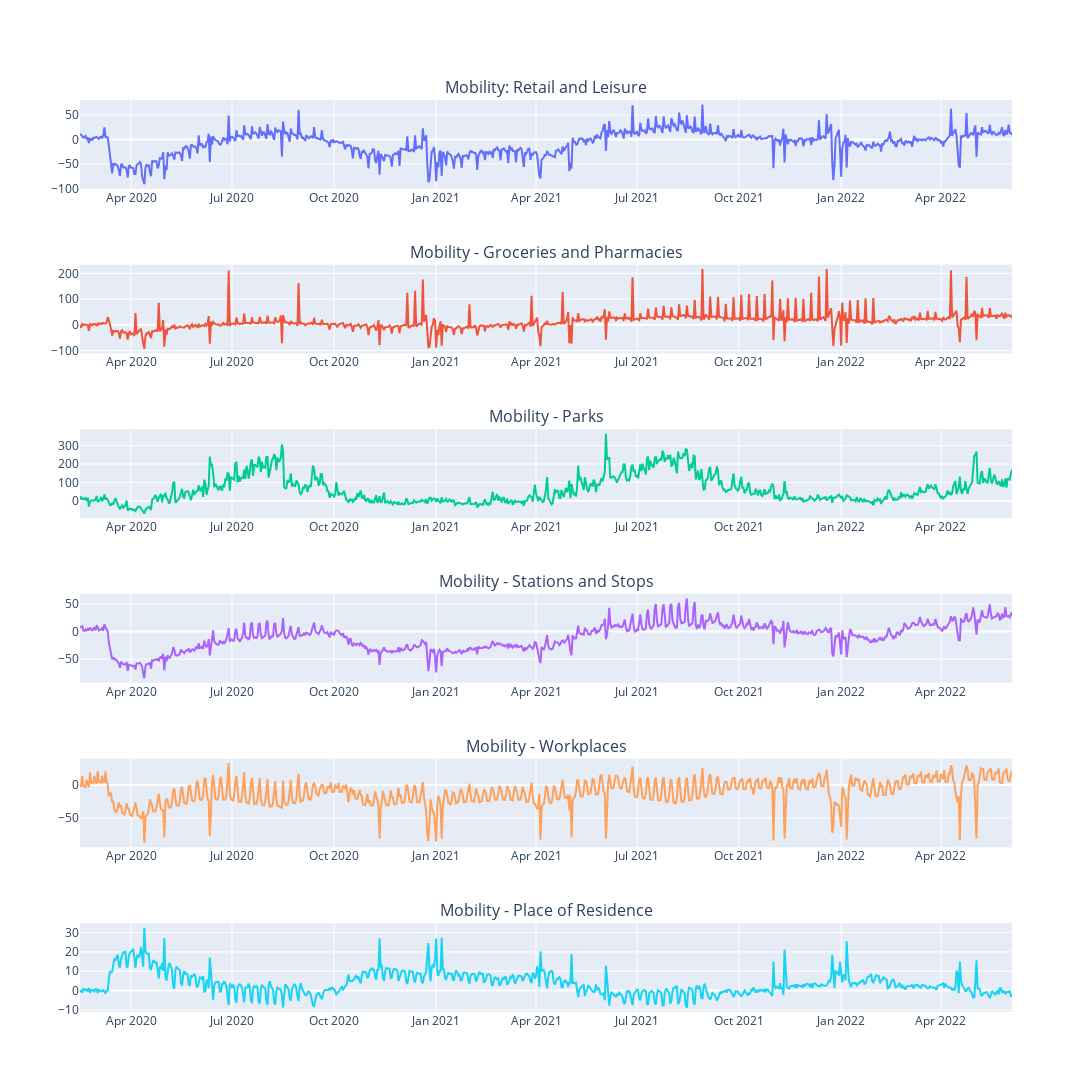

The code cell stored with this chart in its notebook:
### Markdown cell above
#### Section 1.1 Analysis of mobility trends in Poland

### Code cell
from plotly.subplots import make_subplots
import plotly.graph_objects as go

# Let's create subplots from the graphs presented above for individual areas of mobility

fig = make_subplots(rows=6, cols=1, subplot_titles=("Mobility: Retail and Leisure", 'Mobility - Groceries and Pharmacies', 'Mobility - Parks',
                                                    "Mobility - Stations and Stops", "Mobility - Workplaces", "Mobility - Place of Residence" ))

fig.append_trace(go.Scatter(
    x=df_merge['date'],
    y=df_merge['retail'],
), row=1, col=1)

fig.append_trace(go.Scatter(
    x=df_merge['date'],
    y=df_merge['grocery'],
), row=2, col=1)

fig.append_trace(go.Scatter(
    x=df_merge['date'],
    y=df_merge['parks'],
), row=3, col=1)

fig.append_trace(go.Scatter(
    x=df_merge['date'],
    y=df_merge['transit'],
), row=4, col=1)

fig.append_trace(go.Scatter(
    x=df_merge['date'],
    y=df_merge['work'],
), row=5, col=1)

fig.append_trace(go.Scatter(
    x=df_merge['date'],
    y=df_merge['home'],
), row=6, col=1)

fig.update_layout(showlegend=False, height=1800, width=1500)
fig.show()

### Figure 1 — Plotly figure (JSON) as saved in the notebook; plotly's stock layout.template omitted (floating-point values rounded to 4 significant figures; data arrays with more than 128 entries replaced by an {"elided": "..."} marker saying what was removed)
{"data": [{"type": "scatter", "x": {"elided": "841 str values"}, "xaxis": "x", "y": {"elided": "841 float values"}, "yaxis": "y"}, {"type": "scatter", "x": {"elided": "841 str values"}, "xaxis": "x2", "y": {"elided": "841 float values"}, "yaxis": "y2"}, {"type": "scatter", "x": {"elided": "841 str values"}, "xaxis": "x3", "y": {"elided": "841 float values"}, "yaxis": "y3"}, {"type": "scatter", "x": {"elided": "841 str values"}, "xaxis": "x4", "y": {"elided": "841 float values"}, "yaxis": "y4"}, {"type": "scatter", "x": {"elided": "841 str values"}, "xaxis": "x5", "y": {"elided": "841 float values"}, "yaxis": "y5"}, {"type": "scatter", "x": {"elided": "841 str values"}, "xaxis": "x6", "y": {"elided": "841 float values"}, "yaxis": "y6"}], "layout": {"annotations": [{"font": {"size": 16}, "showarrow": false, "text": "Mobility: Retail and Leisure", "x": 0.5, "xanchor": "center", "xref": "paper", "y": 1.0, "yanchor": "bottom", "yref": "paper"}, {"font": {"size": 16}, "showarrow": false, "text": "Mobility - Groceries and Pharmacies", "x": 0.5, "xanchor": "center", "xref": "paper", "y": 0.8194, "yanchor": "bottom", "yref": "paper"}, {"font": {"size": 16}, "showarrow": false, "text": "Mobility - Parks", "x": 0.5, "xanchor": "center", "xref": "paper", "y": 0.6389, "yanchor": "bottom", "yref": "paper"}, {"font": {"size": 16}, "showarrow": false, "text": "Mobility - Stations and Stops", "x": 0.5, "xanchor": "center", "xref": "paper", "y": 0.4583, "yanchor": "bottom", "yref": "paper"}, {"font": {"size": 16}, "showarrow": false, "text": "Mobility - Workplaces", "x": 0.5, "xanchor": "center", "xref": "paper", "y": 0.2778, "yanchor": "bottom", "yref": "paper"}, {"font": {"size": 16}, "showarrow": false, "text": "Mobility - Place of Residence", "x": 0.5, "xanchor": "center", "xref": "paper", "y": 0.09722, "yanchor": "bottom", "yref": "paper"}], "height": 1800, "showlegend": false, "width": 1500, "xaxis": {"anchor": "y", "domain": [0, 1]}, "xaxis2": {"anchor": "y2", "domain": [0, 1]}, "xaxis3": {"anchor": "y3", "domain": [0, 1]}, "xaxis4": {"anchor": "y4", "domain": [0, 1]}, "xaxis5": {"anchor": "y5", "domain": [0, 1]}, "xaxis6": {"anchor": "y6", "domain": [0, 1]}, "yaxis": {"anchor": "x", "domain": [0.9028, 1.0]}, "yaxis2": {"anchor": "x2", "domain": [0.7222, 0.8194]}, "yaxis3": {"anchor": "x3", "domain": [0.5417, 0.6389]}, "yaxis4": {"anchor": "x4", "domain": [0.3611, 0.4583]}, "yaxis5": {"anchor": "x5", "domain": [0.1806, 0.2778]}, "yaxis6": {"anchor": "x6", "domain": [0, 0.09722]}}}
